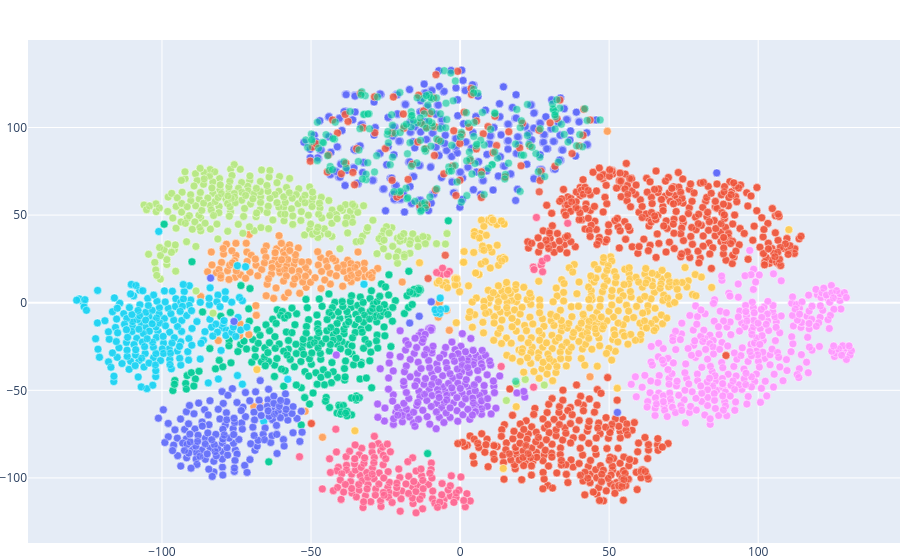

Write notebook code for a chart like this one.
### Markdown cell above
## 5. Visualizing Embeddings (t-SNE)

To get an intuition for what embeddings look like, we can reduce their high-dimensional vectors down to 2 dimensions using t-SNE (t-Distributed Stochastic Neighbor Embedding) and plot them.

### Code cell
# 1. Fetch all embeddings, metadata, and document text from vectorstore
data = vectorstore.get(include=['embeddings', 'metadatas', 'documents'])
embeddings = np.array(data['embeddings'])
metadatas = data['metadatas']
documents = data['documents']

print(f"Applying t-SNE to {len(embeddings)} embeddings...")

# 2. Reduce dimensions to 2D
tsne = TSNE(n_components=2, random_state=42, perplexity=30)
embeddings_2d = tsne.fit_transform(embeddings)

# 3. Group by source (PDF filename) for coloring
sources = [m.get('source', 'unknown') for m in metadatas]
unique_sources = sorted(list(set(sources)))

# 4. Plot using Plotly
fig = go.Figure()

for source in unique_sources:
    indices = [j for j, s in enumerate(sources) if s == source]
    
    # Prepare hover text (first 200 chars of the chunk)
    hover_texts = [documents[idx][:200] + "..." for idx in indices]
    
    fig.add_trace(go.Scatter(
        x=embeddings_2d[indices, 0],
        y=embeddings_2d[indices, 1],
        mode='markers',
        name=source,
        text=hover_texts,
        marker=dict(
            size=8,
            opacity=0.6,
            line=dict(width=0.5, color='white')
        )
    ))

fig.update_layout(
    showlegend=False,
    margin=dict(l=0, r=0, t=40, b=0) # Minimize margins
)
fig.show()

### Figure 1 — Plotly figure (JSON) as saved in the notebook; plotly's stock layout.template omitted (floating-point values rounded to 4 significant figures; data arrays with more than 128 entries replaced by an {"elided": "..."} marker saying what was removed)
{"data": [{"marker": {"line": {"color": "white", "width": 0.5}, "opacity": 0.6, "size": 8}, "mode": "markers", "name": "../data/raw/sample.pdf", "text": {"elided": "940 str values"}, "type": "scatter", "x": {"elided": "940 float values"}, "y": {"elided": "940 float values"}}, {"marker": {"line": {"color": "white", "width": 0.5}, "opacity": 0.6, "size": 8}, "mode": "markers", "name": "2604.19724v1.pdf", "text": {"elided": "1641 str values"}, "type": "scatter", "x": {"elided": "1641 float values"}, "y": {"elided": "1641 float values"}}, {"marker": {"line": {"color": "white", "width": 0.5}, "opacity": 0.6, "size": 8}, "mode": "markers", "name": "2604.19728v1.pdf", "text": {"elided": "747 str values"}, "type": "scatter", "x": {"elided": "747 float values"}, "y": {"elided": "747 float values"}}, {"marker": {"line": {"color": "white", "width": 0.5}, "opacity": 0.6, "size": 8}, "mode": "markers", "name": "2604.19729v1.pdf", "text": {"elided": "558 str values"}, "type": "scatter", "x": {"elided": "558 float values"}, "y": {"elided": "558 float values"}}, {"marker": {"line": {"color": "white", "width": 0.5}, "opacity": 0.6, "size": 8}, "mode": "markers", "name": "2604.19730v1.pdf", "text": {"elided": "426 str values"}, "type": "scatter", "x": {"elided": "426 float values"}, "y": {"elided": "426 float values"}}, {"marker": {"line": {"color": "white", "width": 0.5}, "opacity": 0.6, "size": 8}, "mode": "markers", "name": "2604.19734v1.pdf", "text": {"elided": "594 str values"}, "type": "scatter", "x": {"elided": "594 float values"}, "y": {"elided": "594 float values"}}, {"marker": {"line": {"color": "white", "width": 0.5}, "opacity": 0.6, "size": 8}, "mode": "markers", "name": "2604.19736v1.pdf", "text": {"elided": "438 str values"}, "type": "scatter", "x": {"elided": "438 float values"}, "y": {"elided": "438 float values"}}, {"marker": {"line": {"color": "white", "width": 0.5}, "opacity": 0.6, "size": 8}, "mode": "markers", "name": "2604.19737v1.pdf", "text": {"elided": "765 str values"}, "type": "scatter", "x": {"elided": "765 float values"}, "y": {"elided": "765 float values"}}, {"marker": {"line": {"color": "white", "width": 0.5}, "opacity": 0.6, "size": 8}, "mode": "markers", "name": "2604.19738v1.pdf", "text": {"elided": "945 str values"}, "type": "scatter", "x": {"elided": "945 float values"}, "y": {"elided": "945 float values"}}, {"marker": {"line": {"color": "white", "width": 0.5}, "opacity": 0.6, "size": 8}, "mode": "markers", "name": "2604.19740v1.pdf", "text": {"elided": "1059 str values"}, "type": "scatter", "x": {"elided": "1059 float values"}, "y": {"elided": "1059 float values"}}, {"marker": {"line": {"color": "white", "width": 0.5}, "opacity": 0.6, "size": 8}, "mode": "markers", "name": "2604.19741v1.pdf", "text": {"elided": "471 str values"}, "type": "scatter", "x": {"elided": "471 float values"}, "y": {"elided": "471 float values"}}, {"marker": {"line": {"color": "white", "width": 0.5}, "opacity": 0.6, "size": 8}, "mode": "markers", "name": "D:\\Engineering Works\\pdf-knowledge-assistant\\scripts\\..\\data\\raw\\sample.pdf", "text": {"elided": "172 str values"}, "type": "scatter", "x": {"elided": "172 float values"}, "y": {"elided": "172 float values"}}, {"marker": {"line": {"color": "white", "width": 0.5}, "opacity": 0.6, "size": 8}, "mode": "markers", "name": "sample.pdf", "text": {"elided": "182 str values"}, "type": "scatter", "x": {"elided": "182 float values"}, "y": {"elided": "182 float values"}}], "layout": {"margin": {"b": 0, "l": 0, "r": 0, "t": 40}, "showlegend": false}}
